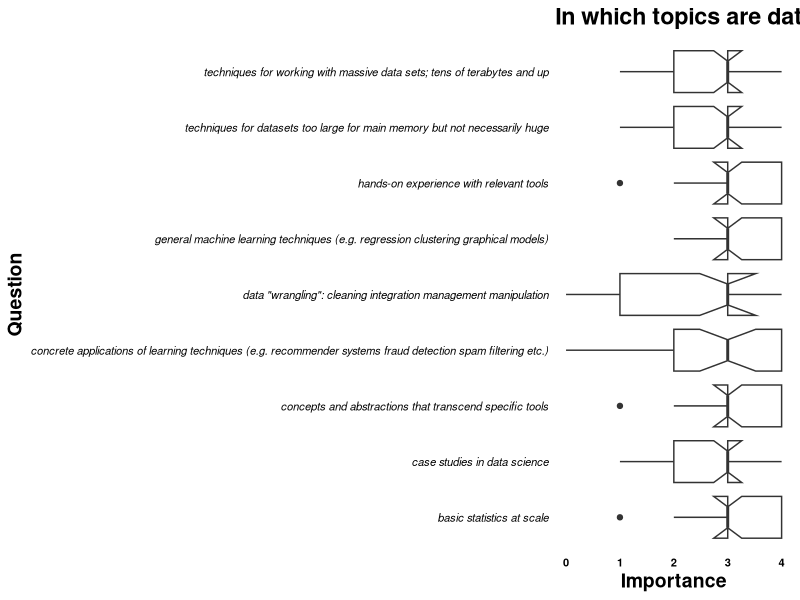
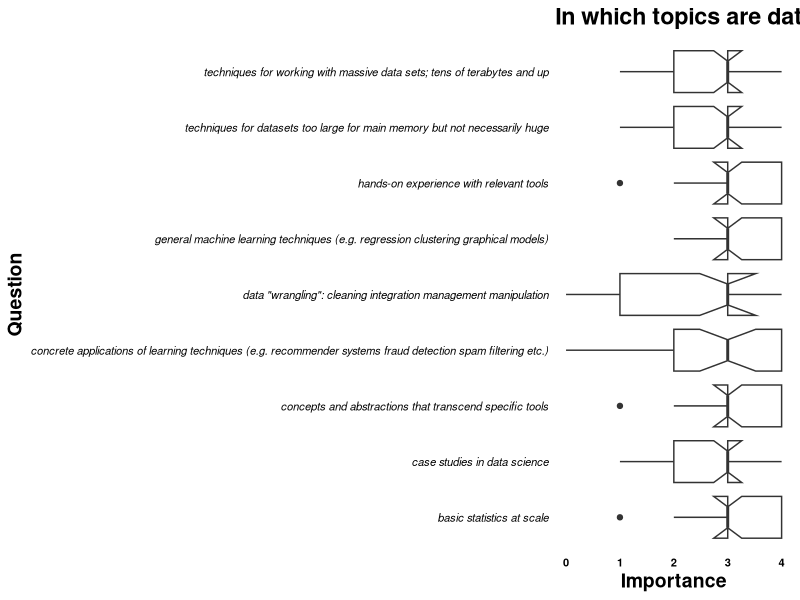

Write R code to recreate these figures, in order.
library(ggplot2)

survey <- read.csv(file="ReshapedResponses.csv", header=TRUE)
survey[,3] <- survey[,3]+2 #go from a range of -2 to 2 to a range of 0 to 4
summary(survey)
orderedSurvey = with(survey, reorder(Question, Response, median))
#survey$medianPerQ <- tapply(survey)
#sortedSurvey <- with(survey, reorder(Question, Response, median))

#byDeathRateMedian = with(outcome2, reorder(State,Hospital.30.Day.Death..Mortality..Rates.from.Heart.Attack,median, na.rm=TRUE))
#qplot(data=survey, x=Question, y=Response, geom="boxplot")

theme_clean <- theme(
  panel.background = element_rect(fill="white"),
  axis.ticks = element_line(colour=NA),
  panel.grid = element_line(colour="white"),
  text = element_text(size=14, face="bold"),
  axis.text.y = element_text(colour="black", face="italic", size=8),
  axis.text.x = element_text(colour="black", face="bold", size=8)  
)

p <- ggplot(data=survey, aes(x=Response, y=orderedSurvey))+
    geom_boxplot(notch=TRUE)+
    labs(x="Importance", y="Question", title="In which topics are data science students most interested?")+
    theme_clean
plot(p)

ggsave(p, filename="data_science_interests.png")
# scale_x_discrete(labels=)+
#p <- ggplot(data=survey, aes(x=LinesOfCode, y=Risk))+
 # geom_point(colour="dark blue", position="jitter", fill=NA, size=1.5)+
#  labs(x="Lines of Code", y="Development Speed", title="Speed vs Lines of Code")+